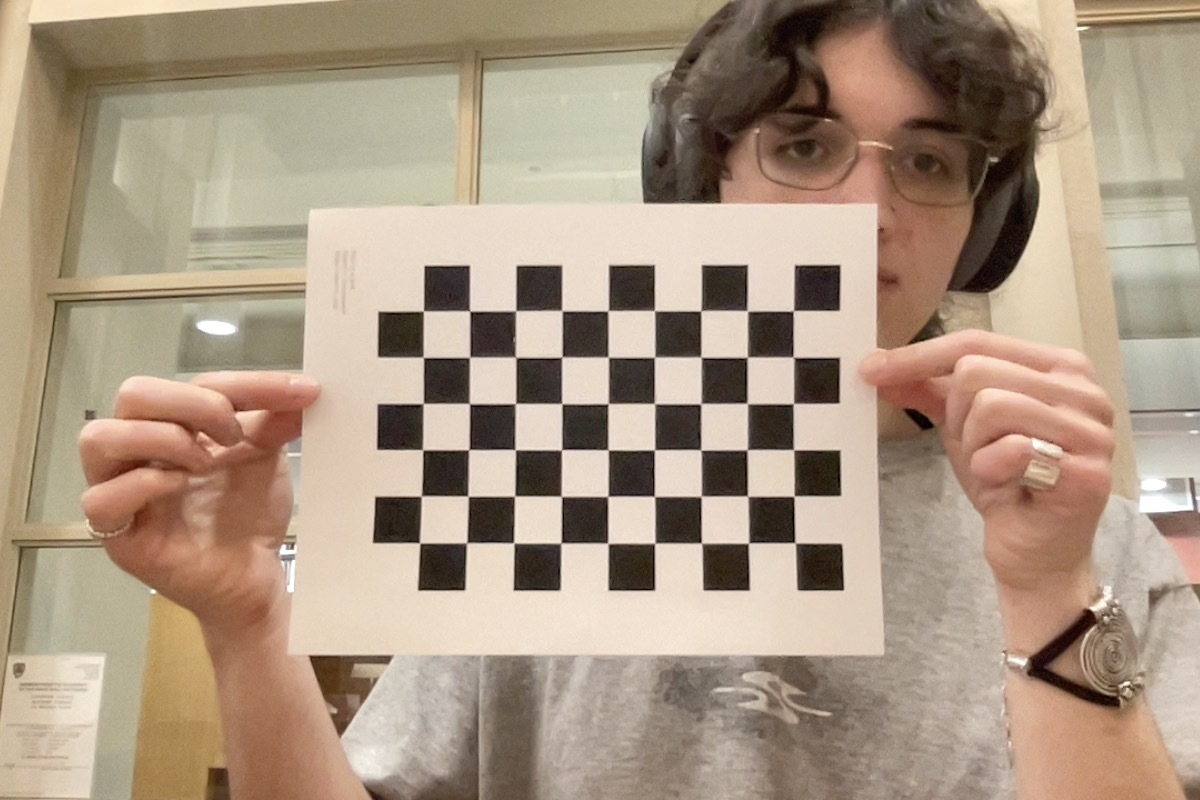
#> input picture scripts/calib.jpg, 1200 x 800 px, found by its file name
$ python perception.py
#> lines starting #> are read from the running program, lines starting #| are printed output that depends on the picture; after the words box and inside, x2 and y2 are one past the last pixel; in counts of white or black regions, pixels touching at a corner belong together; long printed decimals are rounded
# as-built mesh construction from depth image and brick pose detection by comparing meshes/depth images.

# function that takes two depth images (2d & 3d) and retrieve a single brick pose.

# from depth point cloud images --> line up both frames and find the point cloud of the new block
# then fit the block to the point cloud (icp) --> say that one side will always be flat
# then extract pose and position from that block


# iterate to see if the block is reachable

# use joint constaints

# returns this all to the sequencer

# remembering function -- cases for recognizing it if the original structure is rotated + translated

# use depth image to see what is there --> turn it into a mesh

#starting with 2d:::
import numpy as np
import cv2
from cv2 import aruco
from matplotlib import pyplot as plt
import glob

# # Load the predefined dictionary where our markers are printed from
dictionary = aruco.getPredefinedDictionary(aruco.DICT_4X4_250)

# Load the default detector parameters
detector_params = aruco.DetectorParameters()

# Create an ArucoDetector using the dictionary and detector parameters
detector = aruco.ArucoDetector(dictionary, detector_params)

#camera calib rq
# termination criteria
criteria = (cv2.TERM_CRITERIA_EPS + cv2.TERM_CRITERIA_MAX_ITER, 30, 0.001)

# prepare object points, like (0,0,0), (1,0,0), (2,0,0) ....,(6,5,0)
objp = np.zeros((9*6,3), np.float32)
objp[:,:2] = np.mgrid[0:9,0:6].T.reshape(-1,2)

# Arrays to store object points and image points from all the images.
objpoints = [] # 3d point in real world space
imgpoints = [] # 2d points in image plane.

#images = glob.glob('arc380_s26/snapshot_testing/calib.jpg') #fix the implementation of this

#relative imports for some reason didn't work for me.. . .
#this needs to be a picture of the printed checkerboard for calibration
fname = "/Users/gratepatti/dev/arcgroup5/arc380_s26/scripts/calib.jpg"
img = cv2.imread(fname)
#> img is the input picture: shape (800, 1200, 3); mean B, G, R 131, 150.9, 170.5

# [5 lines of commented-out code are left out]
gray = cv2.cvtColor(img, cv2.COLOR_BGR2GRAY)
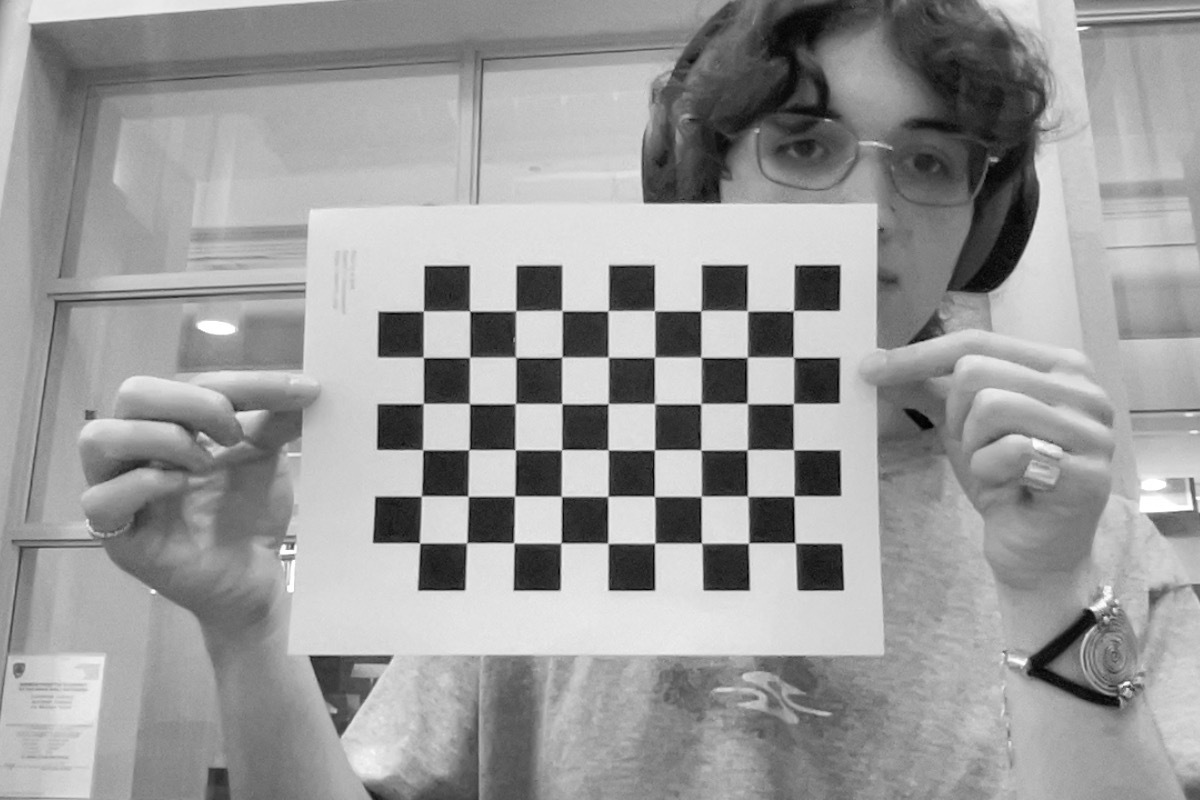
#> gray: shape (800, 1200); min 1, max 255, mean 154.5

cv2.imshow('calib', gray)

# Find the chess board corners
ret, corners = cv2.findChessboardCorners(gray, (9,6), None)
#> ret = True; corners = 54 rows, first 8: [794.7, 542.5], [748.5, 543.1], [701.2, 542.6], [654.8, 543.3], [607.7, 543.2], [561.1, 542.6], [513.6, 542.6], [466.7, 542.7]

mtx = []
dist = []
rvecs = []
tvecs = []
# If found, add object points, image points (after refining them)
if ret == True:
    objpoints.append(objp)

    corners2 = cv2.cornerSubPix(gray,corners, (11,11), (-1,-1), criteria)
#> corners2 = 54 rows, first 8: [795, 542.8], [748.5, 543], [701.6, 543.1], [654.7, 543.2], [607.9, 543.3], [561.1, 543], [513.8, 542.9], [466.7, 542.8]
    imgpoints.append(corners2)

    # Draw and display the corners
    cv2.drawChessboardCorners(img, (9,6), corners2, ret)
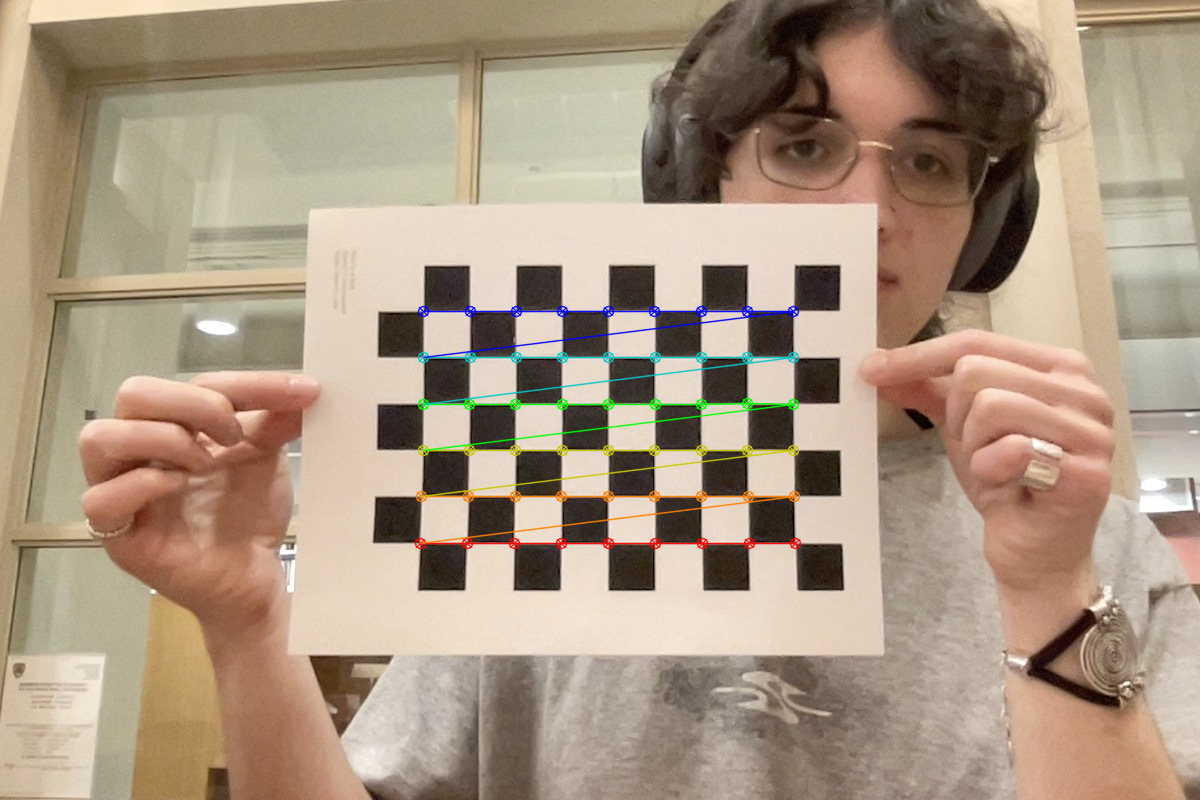
#> img: shape (800, 1200, 3); 1.71% of pixels changed, all inside (x1, y1, x2, y2) = (414, 305, 802, 550)
    # [5 lines of commented-out code are left out]
    ret, mtx, dist, rvecs, tvecs = cv2.calibrateCamera(objpoints, imgpoints, gray.shape[::-1], None, None)
#> ret = 0.404; mtx = [[8211.7, 0, 597.8], [0, 9335.9, 398.3], [0, 0, 1]]; dist = [[0.487, 1.9, -0.0406, -0.00328, 0.00225]]; rvecs = ([-0.0108, -0.777, -3.04],); tvecs = ([4.21, 2.73, 175.6],)
    print(ret, mtx, dist, rvecs, tvecs)
#| 0.4042 [[8.21168216e+03 0.00000000e+00 5.97774720e+02]
#|  [0.00000000e+00 9.33591001e+03 3.98272480e+02]
#|  [0.00000000e+00 0.00000000e+00 1.00000000e+00]] [[ 0.4866  1.903 -0.04061 -0.003282  0.002255 ]] (array([[-0.0108],
#|        [-0.7774 ],
#|        [-3.042]]),) (array([[  4.213],
#|        [  2.730],
#|        [175.571]]),)
    key = cv2.waitKey(1) & 0xFF
#> (key q is pressed here)

    if key == ord("q"):
        cv2.destroyAllWindows()

else:
    print('calibration did not work')

cv2.destroyAllWindows()

print(ret, mtx, dist, rvecs, tvecs)
#| 0.4042 [[8.21168216e+03 0.00000000e+00 5.97774720e+02]
#|  [0.00000000e+00 9.33591001e+03 3.98272480e+02]
#|  [0.00000000e+00 0.00000000e+00 1.00000000e+00]] [[ 0.4866  1.903 -0.04061 -0.003282  0.002255 ]] (array([[-0.0108],
#|        [-0.7774 ],
#|        [-3.042]]),) (array([[  4.213],
#|        [  2.730],
#|        [175.571]]),)

#load the webcam image
video = cv2.VideoCapture(1)


#adapted from "ArUCo-Markers-Pose-Estimation-Generation-Python" by GSNCodes
# [64 lines left out: functions aruco_display, estimatePoseSingleMarkers, not called in this run]

rvec = []
tvec = []

#ret, frame = video.read()
while True:
	ret, frame = video.read()
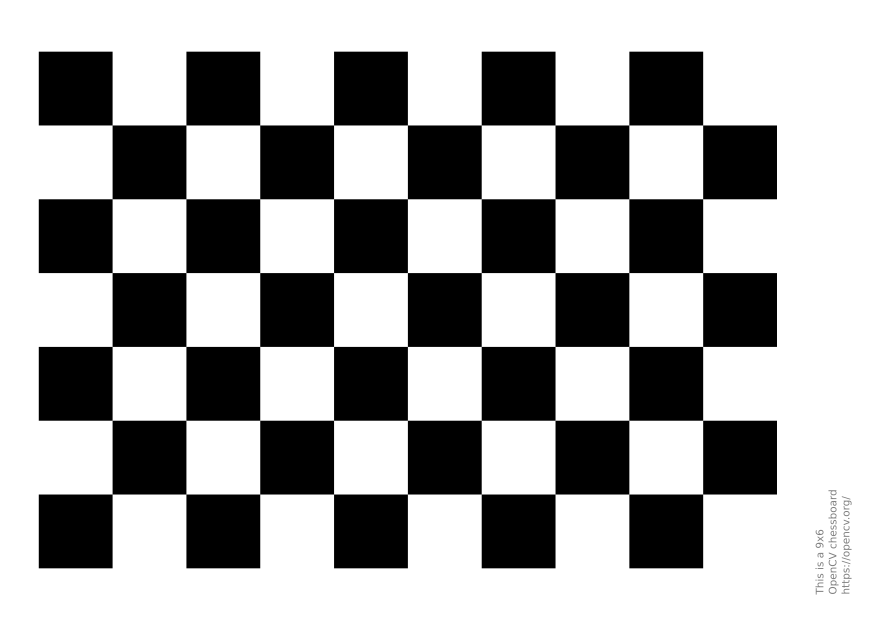
#> input picture scripts/tests/pattern.png, 1754 x 1240 px, given in place of the camera (shown at 1/2 size)
#> frame is the input picture: shape (1240, 1754, 3); min 0, max 255, mean 165.4

	if ret is False:
		break

	key = cv2.waitKey(1) & 0xFF
#> (key q is pressed here)
	if key == ord("q"):
		break

	h, w, _ = frame.shape

	width=1000
	height = int(width*(h/w))
	frame = cv2.resize(frame, (width, height), interpolation=cv2.INTER_CUBIC)
	gray = cv2.cvtColor(frame, cv2.COLOR_BGR2GRAY)
	cv2.aruco_dict = cv2.aruco.getPredefinedDictionary(aruco.DICT_4X4_250)
	parameters = cv2.aruco.DetectorParameters()

	corners, ids, rejected = detector.detectMarkers(frame) #, cameraMatrix=matrix_coefficients, distCoeff=distortion_coefficients

	detected_markers = aruco_display(corners, ids, rejected, frame)
	if len(corners) > 0:
		for i in range(0, len(ids)):
			#Estimate pose of each marker and return the values rvec and tvec---(different from those of camera coefficients)
			rvec, tvec, markerPoints = estimatePoseSingleMarkers(corners[i], 0.02, mtx, dist)
			rvec = np.array(rvec)
			tvec = np.array(tvec)

			x_center = (corners[0][0] - corners[0][1]) / 2 + corners[0][0]
			y_center = (corners[0][0] - corners[1][0]) / 2 + corners[0][0]


			#now store this info as a quaternion /// pose, stored as meters
			#MISSING: implementation of edge detection of the block, choosing the center of
			#the block and then choosing the center point at the block's center
			# right now, the x&y axes can be infinitely rotateable

			#condition that it is scanning one side over the other, compute the new x_center

			# quaternion with block ID
			w_id = [ids[i], x_center, y_center, 0, rvec, tvec]

			#print('rvec type = ' + str(type(rvec)) + ' tvec type = ' + str(type(tvec)))
			print(w_id)

			cv2.drawFrameAxes(detected_markers, mtx, dist, rvec, tvec, width *1.5, 2)


	cv2.imshow("Image", detected_markers)


cv2.destroyAllWindows()
video.release()

if ret:
	cv2.imshow("Captured", frame)
	img_path = "captured_image.png"
	cv2.imwrite(img_path, frame)
	cv2.waitKey(0)
	img = cv2.imread(img_path)

	corners, ids, rejected = detector.detectMarkers(img)
#> corners = (); ids = None; rejected = 44 items

	img_rgb = cv2.cvtColor(frame, cv2.COLOR_BGR2RGB)

	markers_img = img_rgb.copy()
	aruco.drawDetectedMarkers(markers_img, corners, ids)
	aruco.drawDetectedMarkers(markers_img, rejected)
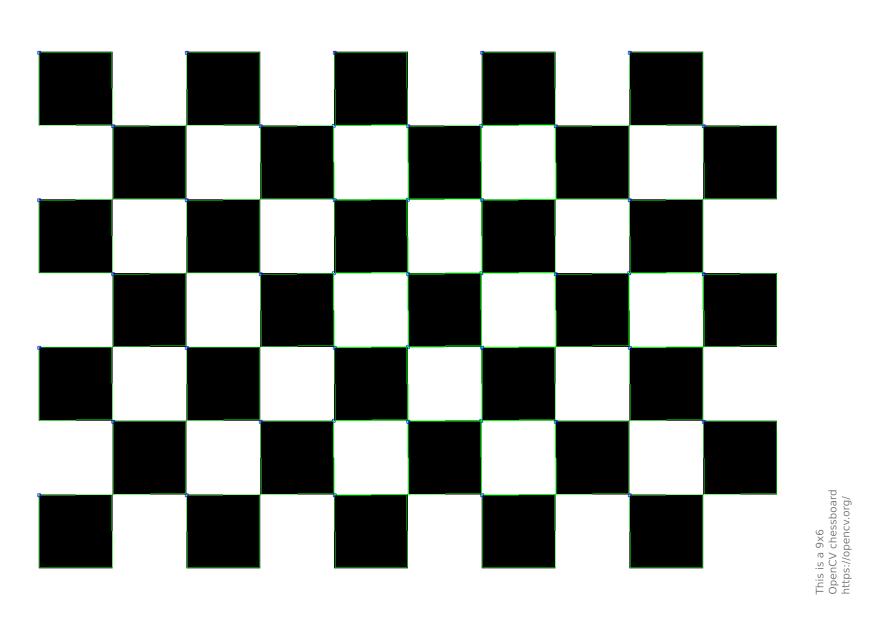
#> markers_img: shape (1240, 1754, 3) (shown at 1/2 size); 1.29% of pixels changed, all inside (x1, y1, x2, y2) = (74, 101, 1554, 1136)

	plt.figure(figsize=(4,3))
	plt.imshow(markers_img)
	plt.title('Detected ArUco markers')
	plt.show()

#> (the run stopped early here; a loop or call above may not have finished)
